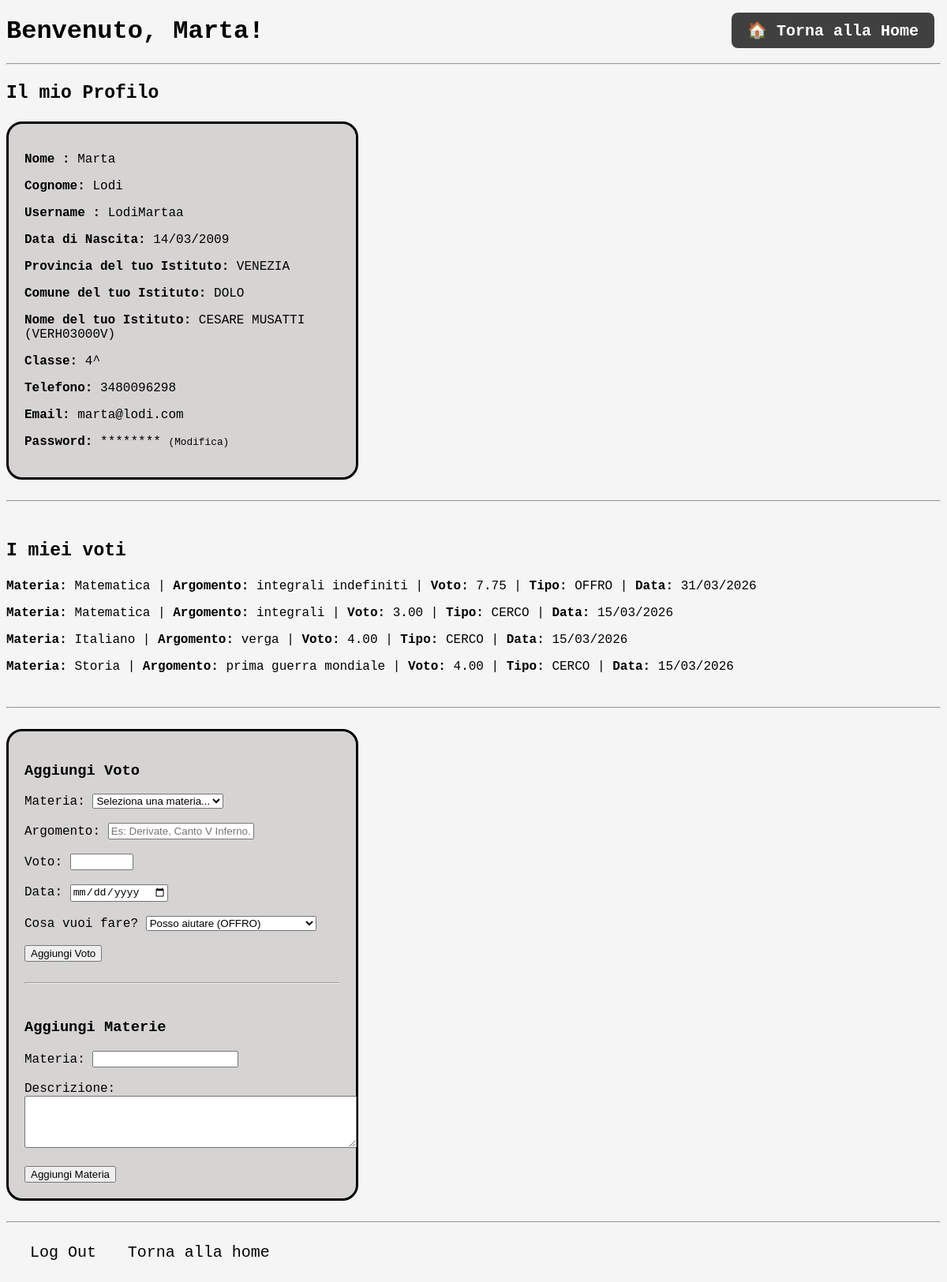
The app's page /userpages/profile.php (signed in) with its own data.
### tables this page shows
CREATE TABLE `utenti` (
  `idUtente` int NOT NULL,
  `nome` varchar(50) NOT NULL,
  `cognome` varchar(50) NOT NULL,
  `username` varchar(50) NOT NULL,
  `indirizzo` varchar(255) NOT NULL,
  `dataNascita` date NOT NULL,
  `provinciaIstituto` varchar(100) NOT NULL,
  `comuneIstituto` varchar(100) NOT NULL,
  `nomeIstituto` varchar(100) NOT NULL,
  `classe` varchar(20) NOT NULL,
  `telefono` varchar(20) NOT NULL,
  `email` varchar(100) NOT NULL,
  `password` varchar(255) NOT NULL
);

CREATE TABLE `voti` (
  `idVoto` int NOT NULL,
  `idUtente` int NOT NULL,
  `materia` varchar(100) NOT NULL,
  `argomento` varchar(255) NOT NULL,
  `voto` decimal(4,2) NOT NULL,
  `tipo` enum('OFFRO','CERCO','NEUTRO') NOT NULL,
  `data_inserimento` timestamp NOT NULL
);

### userpages/profile.php (the view, shortened to what this page needs)
<?php
require_once '../include/dbHandler.php';
$id = $_SESSION['idUtente'];
$conn = DBHandler::getPDO();
try{
    $sql = "SELECT * FROM utenti WHERE idUtente = :idUtente";
    $stmt = $conn->prepare($sql);
    $stmt->execute([':idUtente' => $id]);
    $user = $stmt->fetch();
    if($user){
        $user_name = $user['nome'];
    }else{
        header('Location: ../include/logout.php');
        exit();
    }
}catch (PDOException $e) {
    die("Errore di connessione: " . $e->getMessage());
}
?>
<!DOCTYPE html>
<html lang="it">
<head>
    <link rel="stylesheet" href="../style.css">
</head>
<body>
    <?php require_once '../include/header_home.php'; ?>
    <h1>Benvenuto, <?php echo htmlspecialchars($user_name); ?>!</h1>
    <hr>
    <h3 style="font-size: 23px;">Il mio Profilo</h3>
    <div class = 'myDiv'>
        <p><b>Nome : </b><?php echo htmlspecialchars($user_name); ?></p>
        <p><b>Cognome: </b><?php echo htmlspecialchars($user['cognome']); ?></p>
        <p><b>Username : </b><?php echo htmlspecialchars($user['username']); ?></p>
        <p><b>Data di Nascita: </b><?php echo date('d/m/Y', strtotime($user['dataNascita'])); ?></p>
        <p><b>Provincia del tuo Istituto: </b><?php echo htmlspecialchars($user['provinciaIstituto']); ?></p>
        <p><b>Comune del tuo Istituto: </b><?php echo htmlspecialchars($user['comuneIstituto']); ?></p>
        <p><b>Nome del tuo Istituto: </b><?php echo htmlspecialchars($user['nomeIstituto']); ?></p>
        <p><b>Classe: </b><?php echo htmlspecialchars($user['classe']); ?>^</p>
        <p><b>Telefono: </b><?php echo htmlspecialchars($user['telefono']); ?></p>
        <p><b>Email: </b><?php echo htmlspecialchars($user['email']); ?></p>
        <p><b>Password:</b> ******** <a href="../include/editPassword.php" style="font-size: 0.8em;">(Modifica)</a></p>
    </div>
    <br><hr><br>
    <h3 style="font-size: 23px;">I miei voti</h3>
        <?php
        try {
            $sql = "SELECT * FROM voti WHERE idUtente = :idUtente ORDER BY idVoto DESC";
            $stmt = $conn->prepare($sql);
            $stmt->execute([':idUtente' => $id]);
            $voti = $stmt->fetchAll();
            if ($voti) {
                foreach ($voti as $voto) {
                    echo "<p><b>Materia:</b> " . htmlspecialchars($voto['materia']) . " | <b>Argomento:</b> " . htmlspecialchars($voto['argomento']) . " | <b>Voto:</b> " . htmlspecialchars($voto['voto']) . " | <b>Tipo:</b> " . htmlspecialchars($voto['tipo']) ." | <b>Data:</b> " . date('d/m/Y ', strtotime($voto['data_inserimento'])) . "</p>";
                }
            } else {
                echo "<p>Nessun voto aggiunto finora.</p>";
            }
        } catch (PDOException $e) {
            die("Errore di connessione: " . $e->getMessage());
        }
        ?>
        <br><hr><br>
    <div class="myDiv">
        <h3>Aggiungi Voto</h3>
        <form action="../include/addGrade.php" method="POST">
            <label for="materia">Materia:</label>
            <select id="materia" name="materia" required>
                <option value="" disabled selected>Seleziona una materia...</option>
            </select>
            <br><br>
            <label for="argomento">Argomento:</label>
            <input type="text" id="argomento" name="argomento" placeholder="Es: Derivate, Canto V Inferno..." required>
            <br><br>
            <label for="voto">Voto:</label>
            <input type="number" id="voto" name="voto" min="1" max="10" step="0.25" required>
            <br><br>
            <label for="data">Data:</label>
            <input type="date" id="data" name="data" required>
            <br><br>
            <label for="tipo">Cosa vuoi fare?</label>
            <select id="tipo" name="tipo" required>
                <option value="OFFRO">Posso aiutare (OFFRO)</option>
            </select>
            <br><br>
            <input type="submit" value="Aggiungi Voto">
        </form>
        <br><hr><br>
        <h3>Aggiungi Materie</h3>
        <form action="../include/addSubject.php" method="POST">
            <label for="materia">Materia:</label>
            <input type="text" id="materia" name="materia" required><br><br>
            <label for="descrizione">Descrizione:</label><br>
            <textarea name="descrizione" rows="4" cols="50" required></textarea> <br><br>
            <input type="submit" value="Aggiungi Materia">
        </form>
    </div>
    <br><hr><br>
    <a href="../include/logout.php" class="myTitle">Log Out</a>
    <a href="../index.php" class="myTitle">Torna alla home</a> <br><br>
</body>
</html>

### style.css (style rules this page uses)
body { background-color: whitesmoke; font-family: 'Courier New', Courier, monospace; }
a { text-decoration: none; color: inherit; }
.myTitle { margin-left: 30px; font-size: 20px; }
.myDiv { border: 3px solid black; background-color: rgb(214, 211, 211); padding: 20px; width: 400px; border-radius: 20px; }

### records on screen
utenti: nome "Marta", cognome "Lodi", username "LodiMartaa", dataNascita "14/03/2009", provinciaIstituto "VENEZIA", comuneIstituto "DOLO", nomeIstituto "CESARE MUSATTI (VERH03000V)", classe "4", telefono "3480096298", email "marta@lodi.com"
voti: materia "Matematica", argomento "integrali indefiniti", voto "7.75", tipo "OFFRO", data_inserimento "31/03/2026"
voti: materia "Matematica", argomento "integrali", voto "3.00", tipo "CERCO", data_inserimento "15/03/2026"
voti: materia "Italiano", argomento "verga", voto "4.00", tipo "CERCO", data_inserimento "15/03/2026"
voti: materia "Storia", argomento "prima guerra mondiale", voto "4.00", tipo "CERCO", data_inserimento "15/03/2026"
